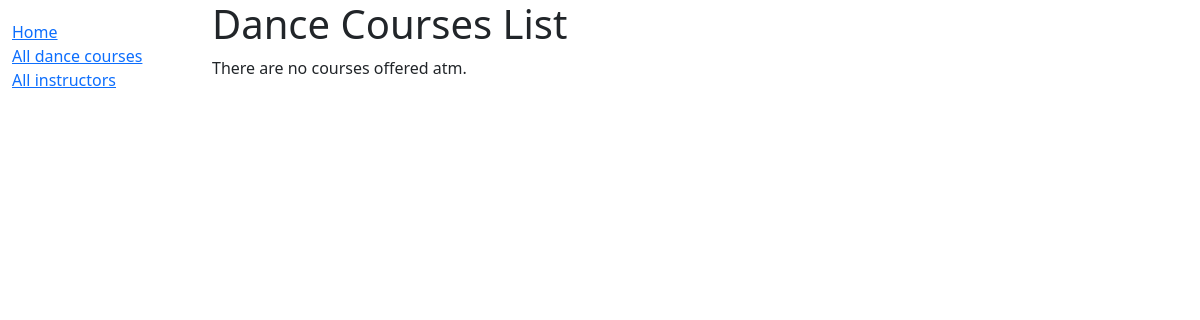
Page /catalog/dance_courses/ on the earlier database version.
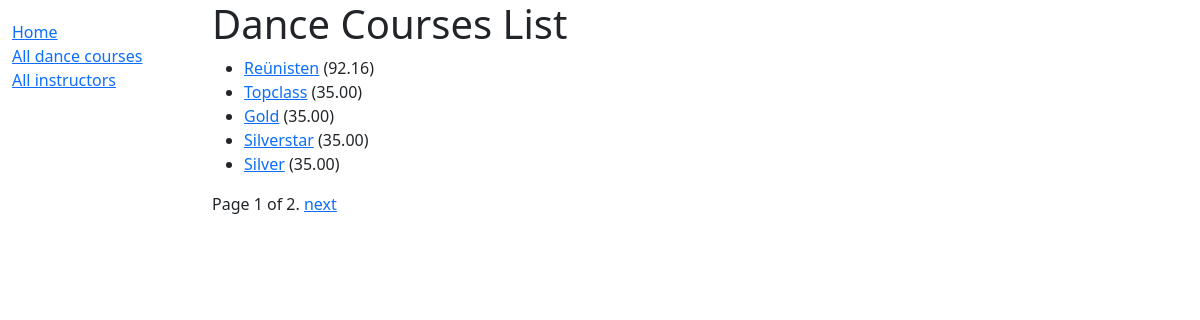
Same page on the later database version.
### catalog/models.py (models this page shows, shortened)
class Dance_course(models.Model):
    title = models.CharField(max_length=200)
    '''not needed for my class: foreign key
    # Foreign Key used because book can only have one author, but authors can have multiple books
    # Author is a string rather than an object because it hasn't been declared yet in the file
    author = models.ForeignKey('Author', on_delete=models.SET_NULL, null=True)
    '''
    summary = models.TextField(max_length=1000, help_text='Enter a brief description of the dance course')
    ''' not needed
    isbn = models.CharField('ISBN', max_length=13, unique=True,
                             help_text='13 Character <a href="https://www.isbn-international.org/content/what-isbn">ISBN number</a>')
    '''
    ''' many to many
    # ManyToManyField used because genre can contain many books. Books can cover many genres.
    # Genre class has already been defined so we can specify the object above.
    genre = models.ManyToManyField(Genre, help_text='Select a genre for this book')
    '''
    style = models.ForeignKey('Style', on_delete=models.SET_NULL, null=True)
    cost = models.DecimalField(max_digits=5, decimal_places=2)
    def get_absolute_url(self):
        return reverse('dance_course-detail', args=[str(self.id)])

### catalog/views.py (the view)
# urls.py: path('dance_courses/', views.Dance_courseListView.as_view(), name='dance_course_list'),
class Dance_courseListView(generic.ListView):
    model = Dance_course
    paginate_by = 5
    '''# def get_context_data(self, **kwargs):
        # Call the base implementation first to get the context
        context = super(BookListView, self).get_context_data(**kwargs)
        # Create any data and add it to the context
        context['some_data'] = 'This is just some data'
        return context'''

### catalog/templates/catalog/dance_course_list.html
{% extends "base_generic.html" %}
{% block content %}
  <h1>Dance Courses List</h1>
  {% if dance_course_list %}
    <ul>
      {% for course in dance_course_list %}
      <li>
        <a href="{{ course.get_absolute_url }}">{{ course.title }}</a>
        ({{course.cost}})
      </li>
      {% endfor %}
    </ul>
  {% else %}
    <p>There are no courses offered atm.</p>
  {% endif %}
{% endblock %}

Differences in the rows shown:
added Dance_course: title "Reünisten", cost "92.16"
added Dance_course: title "Topclass", cost "35.00"
added Dance_course: title "Gold", cost "35.00"
added Dance_course: title "Silverstar", cost "35.00"
added Dance_course: title "Silver", cost "35.00"
Other differences:
{{ page_obj.number }}: (not shown) → "1"
{{ page_obj.paginator.num_pages }}: (not shown) → "2"
text no longer shown: "There are no courses offered atm."
text now shown: "Page of . next"
